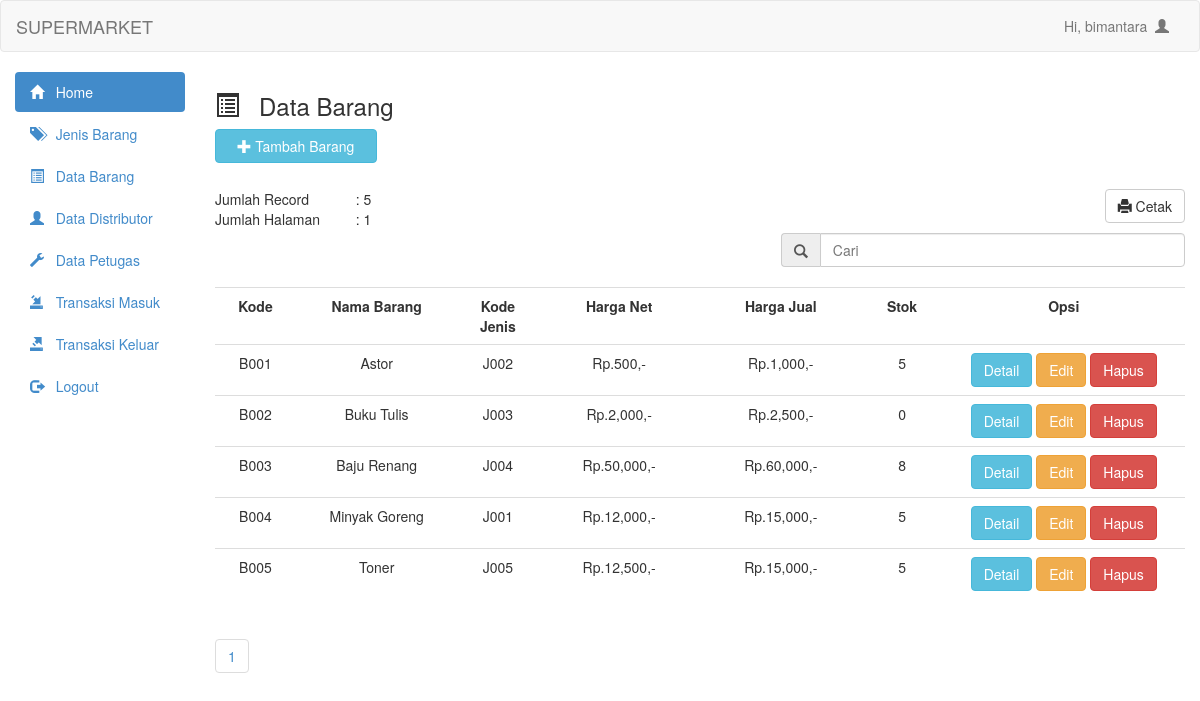
/admin/barang_data.php (signed in), run on an earlier commit of the app's database.
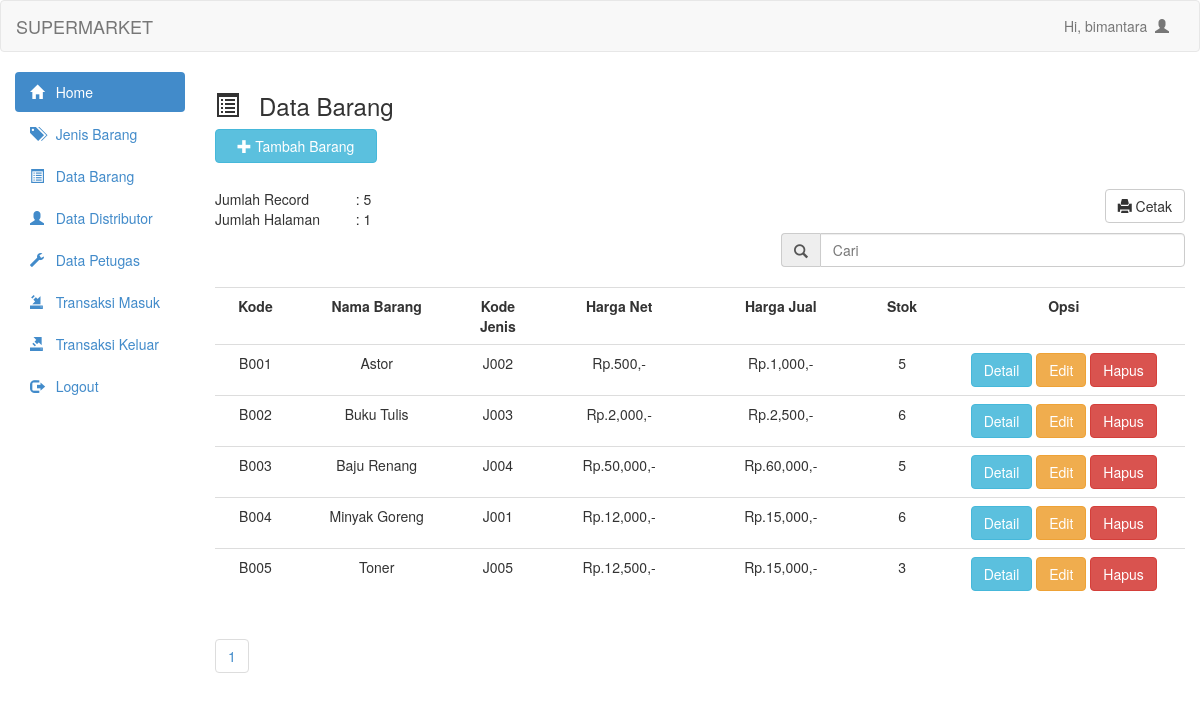
And on a later commit of the database.
### tables this page shows
CREATE TABLE `tblbarang` (
  `kode_barang` varchar(50) NOT NULL,
  `nama_barang` varchar(100) NOT NULL,
  `kode_jenis` varchar(100) NOT NULL,
  `harga_net` varchar(100) NOT NULL,
  `harga_jual` varchar(100) NOT NULL,
  `stok` varchar(100) NOT NULL
);

### admin/barang_data.php (the view, shortened to what this page needs)
<?php
    include "header.php";
    $barang = mysqli_query($connect, "SELECT * from tblbarang order by kode_barang asc");
?>
<!DOCTYPE html>
<html lang="en">
<head>
</head>
<body>
    <h3><span class="glyphicon glyphicon-list-alt"></span> &nbsp Data Barang</h3>
    <button style="margin-bottom:20px" data-toggle="modal" data-target="#myModal" class="btn btn-info col-md-2"><span class="glyphicon glyphicon-plus"></span> Tambah Barang</button>
    <br/>
    <br/>
    <br/>
    <?php
        $per_hal = 10;
        $jumlah_record = mysqli_query($connect, "SELECT COUNT(*) from tblbarang");
        $jum = mysqli_fetch_array($jumlah_record, MYSQLI_NUM);
        $halaman = ceil($jum[0] / $per_hal);
        $page = (isset($_GET['page'])) ? (int) $_GET['page'] : 1;
        $start = ($page - 1) * $per_hal;
    ?>
    <table class="col-md-2">
            <tr>
                <td>Jumlah Record</td>
                <td><?php echo ": ".$jum[0]; ?></td>
            </tr>
            <tr>
                <td>Jumlah Halaman</td>
                <td><?php echo ": ".$halaman; ?></td>
            </tr>
    </table>
    <a style="margin-bottom:10px" href="cetak_barang.php" target="_blank" class="btn btn-default pull-right"><span
    class='glyphicon glyphicon-print'></span> Cetak</a>
    <form action="barang_search.php" method="get">
        <div class="input-group col-md-5 col-md-offset-7">
            <span class="input-group-addon" id="basic-addon1"><span class="glyphicon glyphicon-search"></span></span>
            <input type="text" class="form-control" placeholder="Cari" aria-describedby="basic-addon1"
                name="cari">
        </div>
    </form>
    <br />
    <table class="table table-hover">
        <tr>
            <th class="col-md-1"><center>Kode</th>
            <th class="col-md-2"><center>Nama Barang</th>
            <th class="col-md-1"><center>Kode Jenis</th>
            <th class="col-md-2"><center>Harga Net</th>
            <th class="col-md-2"><center>Harga Jual</th>
            <th class="col-md-1"><center>Stok</th>
            <th class="col-md-4"><center>Opsi</th>
        </tr>
        <?php
            if (isset($_GET['cari'])) {
                $cari = mysqli_real_escape_string($connect, $_GET['cari']);
                $barang = mysqli_query($connect, "select * from tblbarang where nama_barang like '%$cari%'");
            }
            else {
                $barang = mysqli_query($connect, "select * from tblbarang limit $start, $per_hal");
            }
            while ($data_barang = mysqli_fetch_array($barang)) {
        ?>
        <tr>
            <td><center><?php echo $data_barang['kode_barang']?></td>
            <td><center><?php echo $data_barang['nama_barang'] ?></td>
            <td><center><?php echo $data_barang['kode_jenis'] ?></td>
            <td><center>Rp.<?php echo number_format($data_barang['harga_net']) ?>,-</td>
            <td><center>Rp.<?php echo number_format($data_barang['harga_jual']) ?>,-</td>
            <td><center><?php echo $data_barang['stok'] ?></td>
            <td><center>
                <a href="barang_detail.php?kode_barang=<?php echo $data_barang['kode_barang']; ?>" class="btn btn-info">Detail</a>
                <a href="barang_update.php?kode_barang=<?php echo $data_barang['kode_barang']; ?>" class="btn btn-warning">Edit</a>
                <a onclick="if(confirm('Apakah anda yakin ingin menghapus data <?php echo $data_barang['kode_barang']; ?>??')){ location.href='barang_delete.php?kode_barang=<?php echo $data_barang['kode_barang']; ?>' }" class="btn btn-danger">Hapus</a>
            </td>
        </tr>
        <?php
        }
        ?>
    </table>
    <ul class="pagination">
        <?php
        for ($x = 1; $x <= $halaman; $x++) {
            ?>
        <li><a href="?page=<?php echo $x ?>"><?php echo $x ?></a></li>
        <?php
        }
        ?>
    </ul>
</body>
</html>

What changed in the data, as far as the page shows it:
changed tblbarang "Buku Tulis": stok "0" → "6"
changed tblbarang "Baju Renang": stok "8" → "5"
changed tblbarang "Minyak Goreng": stok "5" → "6"
changed tblbarang "Toner": stok "5" → "3"
